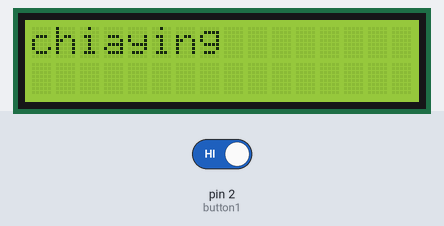
A sketch run on a simulated Arduino Uno, built with avr-gcc and run on an emulated ATmega328P. Parts: 16×2 character LCD. Inputs (shaded band) come from the test bench; at power-on: pin 2 (button1) HIGH.

Above: at 6.6 s.
6.7 s: pin 2 (button1) driven LOW
At 12.2 s:
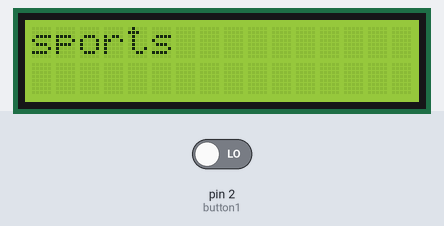
At 18.0 s:
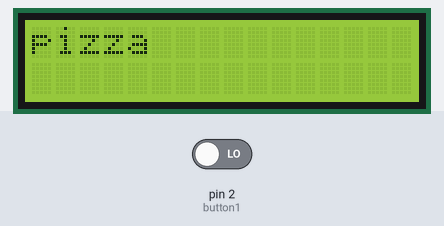
18.7 s: pin 2 (button1) driven HIGH
Timing chart, 0 to 21.7 s (numbered marks = the images above; inputs shaded):
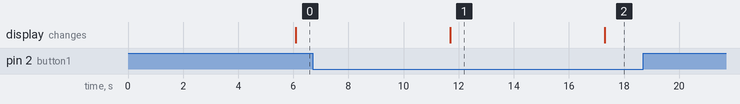

Measured:
- after the input at 6.7 s, the display: changes after 5.0 s (image 1)
- after the input at 18.7 s, every drawn part: stays the same
- what the display in image 1 shows lasts 5.6 s, from 11.7 s to 17.3 s

The sketch:

lab10.ino
```cpp
// (licence header left out)
//Load libraries
#include <Wire.h>
#include <LCD.h>
#include <LiquidCrystal_I2C.h>
#include "DHT.h"
#include "Adafruit_Sensor.h"


//Define address for the Serial LCD display.
#define I2C_ADDR  0x27  //If 0x3f doesn't work change this to 0x27
#define BACKLIGHT_PIN  3


int DHT11Pin = 4;        //The DHT11 sensor  is connected to pin 4 of the Arduino.
DHT dht(DHT11Pin, DHT11);//Initialize the sensor.
int tempPin = A2;     //The temperature sensor is plugged into pin A2 of the Arduino.
int waitTime = 5000;     //The amount of time to wait between sensor reads.
int button1 = 2;

int lightPin = A1; //The light sensor is plugged into pin A1 of the Arduino.
int data = 0;      //This will store the data from the sensor.
int count = 0;
int old_count = 99;

char my_name[8] = {'C', 'H', 'I', 'A', 'Y', 'I', 'N', 'G'};

//Initialise the Serial LCD.
LiquidCrystal_I2C lcd(I2C_ADDR, 2, 1, 0, 4, 5, 6, 7); //These pin numbers are hard coded in on the serial backpack board.

void setup()
{
  lcd.begin (16, 2);    //Initalize the LCD.
  lcd.setBacklightPin(3, POSITIVE); //Setup the backlight.
  lcd.setBacklight(HIGH); //Switch on the backlight.
  lcd.clear();


  dht.begin();  //Start the sensor.


  delay(1000);

}

void loop() {

  delay(waitTime);
  //  float humidity = dht.readHumidity();  //Read the humidity value from the sensor.
  //  float celsius = dht.readTemperature(); //Read the temperature (c) value from the sensor.
  //  data = analogRead(lightPin); //Read the value from the light sensor and store it in the lightData variable.
  //  data = map(data, 0, 1023, 0, 100);
  //
  //
  //
  //  lcd.clear();
  //  //Choosing the first line and row
  //  lcd.setCursor(0, 0);
  //  //Typing Temp: to the first line starting from the first row
  //  lcd.print("Temp: ");
  //  //Typing the temperature readings after "Temp: "
  //  lcd.print((int)celsius);
  //  lcd.setCursor(10, 0);
  //  lcd.print("l: ");
  //  lcd.print(data);
  //  //Choosing the second line and first row
  //  lcd.setCursor(0, 1);
  //  //Typing Humidity(%): to the second line starting from the first row
  //  lcd.print("Humidity(%): ");
  //  //Typing the humidity readings after "Humidity(%): "
  //  lcd.print((int)humidity);

  //
  //  for(int i=0; i<8; i++){
  //    lcd.clear();
  //    lcd.setCursor(i,0);
  //    lcd.print("chiaying");
  //    delay(500);
  //  }
  //
  //  for(int i=8; i>=0; i--){
  //    lcd.clear();
  //    lcd.setCursor(i,0);
  //    lcd.print("chiaying");
  //    delay(500);
  //  }
  //

  //demo lab 10 levcel 3a

  //check the button
  if (digitalRead(button1) == LOW) {
    //increment a variable
    count = count + 1;
    delay(300);
    if (count > 2) {
      count = 0;
    }
  }
  //check if new count value
  if (count != old_count) {
    //use variable to determine what to print out
    if (count == 0) {
      lcd.clear();
      lcd.setCursor(0, 0);
      lcd.print("chiaying");
      delay(300);
    }
    else if (count == 1) {
      lcd.clear();
      lcd.setCursor(0, 0);
      lcd.print("sports");
      delay(300);
    }
    else if (count == 2) {
      lcd.clear();
      lcd.setCursor(0, 0);
      lcd.print("pizza");
      delay(300);
    }
    // we;ve "used" the count variable make it old
    old_count = count;
  }
}
```
